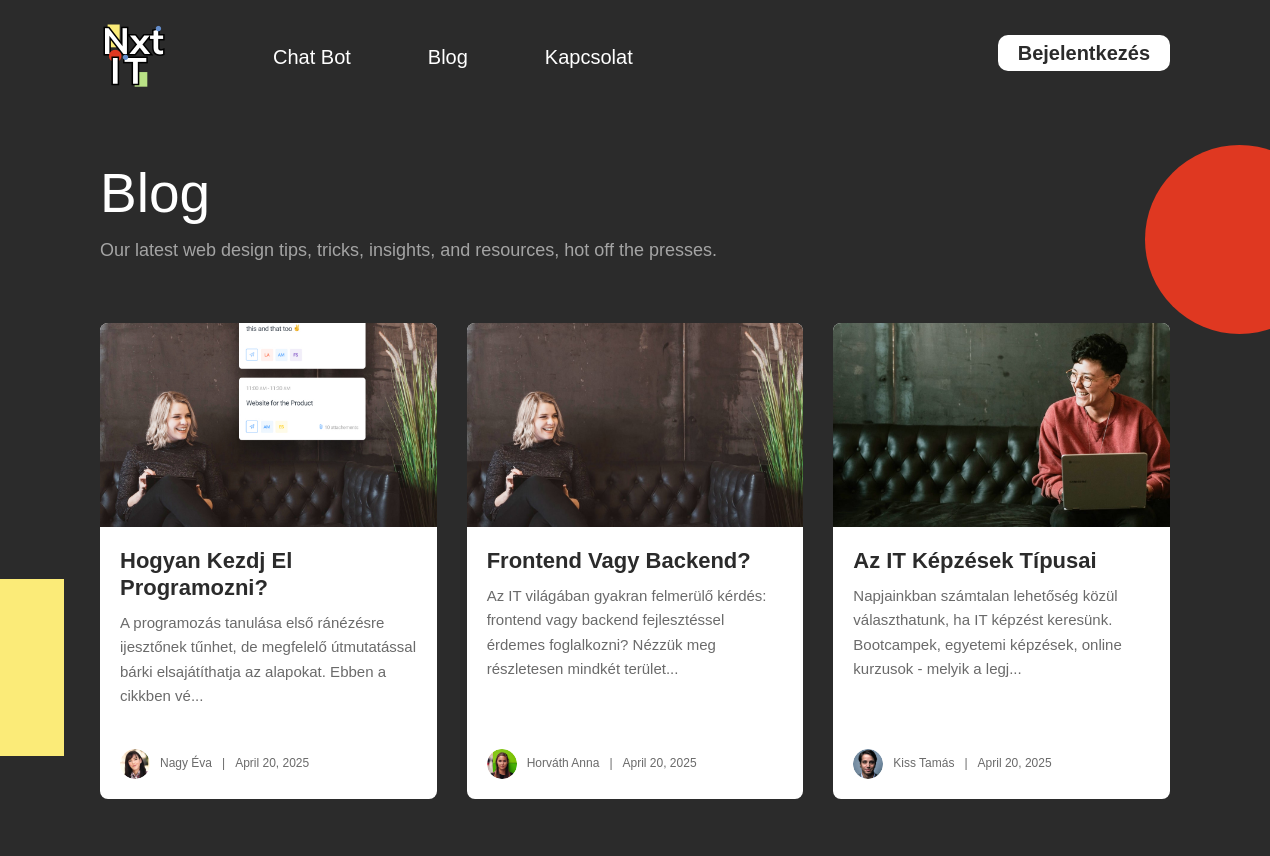
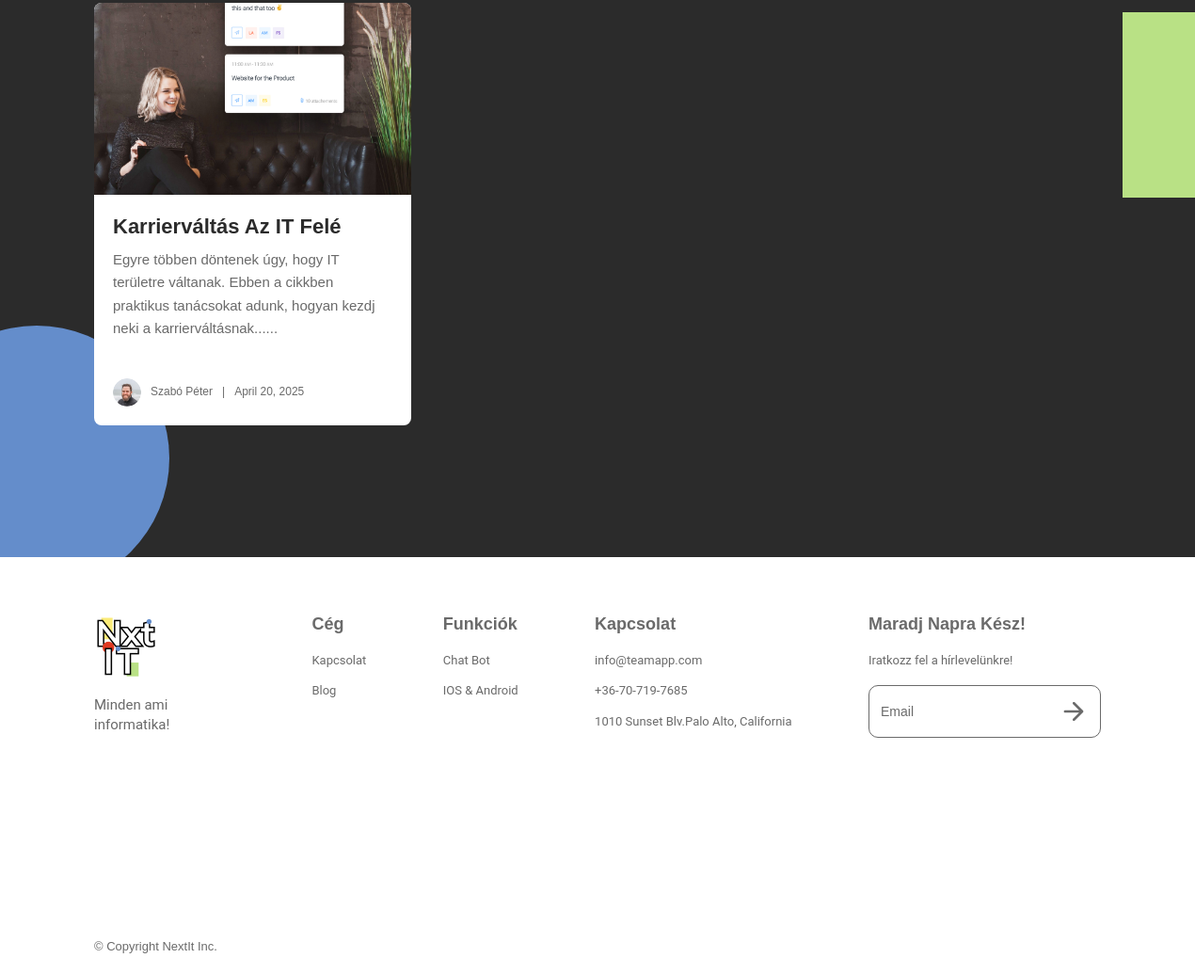
Screenshot of /blog.php with the database file from the repository (2 pictures, top to bottom).
### tables this page shows
CREATE TABLE IF NOT EXISTS blog_posts (
    id INT AUTO_INCREMENT PRIMARY KEY,
    title VARCHAR(255) NOT NULL,
    content TEXT NOT NULL,
    thumbnail_path VARCHAR(255),
    author_id INT NOT NULL,
    created_at TIMESTAMP DEFAULT CURRENT_TIMESTAMP,
    updated_at TIMESTAMP DEFAULT CURRENT_TIMESTAMP ON UPDATE CURRENT_TIMESTAMP,
    FOREIGN KEY (author_id) REFERENCES authors(id)
);

CREATE TABLE IF NOT EXISTS authors (
    id INT AUTO_INCREMENT PRIMARY KEY,
    user_id INT,
    name VARCHAR(255) NOT NULL,
    avatar_path VARCHAR(255),
    bio TEXT,
    created_at TIMESTAMP DEFAULT CURRENT_TIMESTAMP,
    FOREIGN KEY (user_id) REFERENCES users(id)
);

### blog.php (the view, shortened to what this page needs)
<?php
try {
    $conn = connectDB();
    $stmt = $conn->prepare("
        SELECT
            blog_posts.*,
            authors.name as author_name,
            authors.avatar_path as author_avatar
        FROM blog_posts
        JOIN authors ON blog_posts.author_id = authors.id
        ORDER BY created_at DESC
    ");
    $stmt->execute();
    $blog_posts = $stmt->fetchAll(PDO::FETCH_ASSOC);
} catch(PDOException $e) {
    $blog_posts = [];
}
?>
<!DOCTYPE html>
<html data-wf-page="66d0863e2f7a299f0c7def50" data-wf-site="65fc333eda750eb38f8b67a0">
<head>
  <link href="css/normalize.css" rel="stylesheet" type="text/css">
  <link href="css/webflow.css" rel="stylesheet" type="text/css">
  <link href="css/first-cb9532.webflow.css" rel="stylesheet" type="text/css">
</head>
<body class="body-2">
  <div id="luxy" class="smooth-wrapper">
    <section class="section blog-section">
      <div data-animation="default" data-collapse="medium" data-duration="400" data-easing="ease" data-easing2="ease" role="banner" class="navbar w-nav">
        <div class="nav-container w-container">
          <a href="index.php" class="brand w-nav-brand"><img src="images/Logo.png" loading="lazy" width="66" alt="" class="image"></a>
          <nav role="navigation" class="nav-menu w-clearfix w-nav-menu">
            <a href="chat-bot.php" class="nav-link left first w-nav-link">Chat Bot</a>
            <a href="blog.php" aria-current="page" class="nav-link left w-nav-link w--current">Blog</a>
            <a href="kapcsolat.php" class="nav-link left w-nav-link">Kapcsolat</a>
          </nav>
          <?php if(isset($_SESSION['user_id'])): ?>
            <a href="process/logout.php" class="nav-link nav-button w-nav-link">Kijelentkezés</a>
          <?php else: ?>
            <a href="log-in.html" class="nav-link nav-button w-nav-link">Bejelentkezés</a>
          <?php endif; ?>
        </div>
      </div>
      <div class="nav-container">
        <h1 class="heading-9">Blog</h1>
        <p class="paragraph-5">Our latest web design tips, tricks, insights, and resources, hot off the presses.</p>
        <div class="block-grid">
          <div class="w-dyn-list">
            <?php if (!empty($blog_posts)): ?>
            <div role="list" class="collection-list w-dyn-items w-row">
              <?php foreach($blog_posts as $post): ?>
              <div role="listitem" class="collection-item w-dyn-item w-col w-col-4">
                <a href="detail_blog.php?id=<?php echo htmlspecialchars($post['id']); ?>" class="blog-card w-inline-block">
                  <div class="thumbnail" style="background-image: url('<?php echo htmlspecialchars($post['thumbnail_path']); ?>')"></div>
                  <div class="card-content">
                    <div>
                      <h2 class="heading-4"><?php echo htmlspecialchars($post['title']); ?></h2>
                      <p class="caption"><?php echo htmlspecialchars(substr(strip_tags($post['content']), 0, 150)) . '...'; ?></p>
                    </div>
                    <div class="author-and-date blog-hp">
                      <div class="avatar-img blog-page" style="background-image: url('<?php echo htmlspecialchars($post['author_avatar']); ?>')"></div>
                      <div class="author-name blog-hp"><?php echo htmlspecialchars($post['author_name']); ?></div>
                      <div class="divider blog-hp">|</div>
                      <div class="author-name blog-hp"><?php echo date('F j, Y', strtotime($post['created_at'])); ?></div>
                    </div>
                  </div>
                </a>
              </div>
              <?php endforeach; ?>
            </div>
            <?php else: ?>
            <div class="w-dyn-empty">
              <div>No items found.</div>
            </div>
            <?php endif; ?>
          </div>
        </div>
      </div>
      <img src="images/Bg-purple-2.svg" loading="lazy" alt="" class="purplecblog">
      <img src="images/red-ccircle.svg" loading="lazy" alt="" class="redcblog">
      <img src="images/Bg-yellow.svg" loading="lazy" alt="" class="yellowsblog">
      <img src="images/green-square.svg" loading="lazy" alt="" height="Auto" class="greensblog">
    </section>
    <section class="section footer">
      <div class="nav-container">
        <div class="flexbox-2 footer">
          <div class="footer-column first">
            <a href="index.php" class="w-inline-block"><img width="66" loading="lazy" alt="" src="images/Logo.png"></a>
            <div class="text-block-4">Minden ami informatika!</div>
          </div>
          <div class="footer-column">
            <h3>Cég</h3>
            <a href="kapcsolat.php" class="link">Kapcsolat</a>
            <a href="blog.php" aria-current="page" class="link w--current">Blog</a>
          </div>
          <div class="footer-column">
            <h3>Funkciók</h3>
            <a href="chat-bot.php" class="link">Chat Bot</a>
            <a href="log-in.html" class="link">IOS &amp; Android<br></a>
          </div>
          <div class="footer-column">
            <h3>Kapcsolat</h3>
            <a href="mailto:info@teamapp.com" class="link">info@teamapp.com</a>
            <a href="tel:+36-70-719-7685" class="link">+36-70-719-7685</a>
            <a href="#" class="link">1010 Sunset Blv.Palo Alto, California</a>
          </div>
          <div class="footer-column last">
            <h3>Maradj Napra Kész!</h3>
            <div class="sub-text">Iratkozz fel a hírlevelünkre!</div>
            <div class="form-block w-form">
              <form action="process/subscribe.php" method="post" class="form-copy">
                <input class="text-field-copy w-input" maxlength="256" name="email" placeholder="Email" type="email" required="">
                <input type="submit" class="arrow-button w-button" value="b">
              </form>
            </div>
          </div>
        </div>
        <div class="text-block-3">© Copyright NextIt Inc.</div>
      </div>
    </section>
  </div>
</body>
</html>

### css/webflow.css (style rules this page uses)
* { -webkit-box-sizing: border-box; -moz-box-sizing: border-box; box-sizing: border-box; }
html { height: 100%; }
body { margin: 0; min-height: 100%; background-color: #fff; font-family: Arial, sans-serif; font-size: 14px; line-height: 20px; color: #333; }
img { max-width: 100%; vertical-align: middle; display: inline-block; }
.w-inline-block { max-width: 100%; display: inline-block; }
.w-clearfix:before, .w-clearfix:after { content: " "; display: table; grid-column-start: 1; grid-row-start: 1; grid-column-end: 2; grid-row-end: 2; }
.w-clearfix:after { clear: both; }
.w-button { display: inline-block; padding: 9px 15px; background-color: #3898EC; color: white; border: 0; line-height: inherit; text-decoration: none; cursor: pointer; border-radius: 0; }
input.w-button { -webkit-appearance: button; }
h1, h2, h3, h4, h5, h6 { font-weight: bold; margin-bottom: 10px; }
h1 { font-size: 38px; line-height: 44px; margin-top: 20px; }
h2 { font-size: 32px; line-height: 36px; margin-top: 20px; }
h3 { font-size: 24px; line-height: 30px; margin-top: 20px; }
p { margin-top: 0; margin-bottom: 10px; }
.w-form { margin: 0 0 15px; }
.w-input, .w-select { display: block; width: 100%; height: 38px; padding: 8px 12px; margin-bottom: 10px; font-size: 14px; line-height: 1.42857143; color: #333333; vertical-align: middle; background-color: #ffffff; border: 1px solid #cccccc; }
.w-input::placeholder, .w-select::placeholder { color: #999; }
.w-container { margin-left: auto; margin-right: auto; max-width: 940px; }
.w-container:before, .w-container:after { content: " "; display: table; grid-column-start: 1; grid-row-start: 1; grid-column-end: 2; grid-row-end: 2; }
.w-container:after { clear: both; }
.w-row:before, .w-row:after { content: " "; display: table; grid-column-start: 1; grid-row-start: 1; grid-column-end: 2; grid-row-end: 2; }
.w-row:after { clear: both; }
.w-col { position: relative; float: left; width: 100%; min-height: 1px; padding-left: 10px; padding-right: 10px; }
.w-col-4 { width: 33.33333333%; }
.w-nav { position: relative; background: #dddddd; z-index: 1000; }
.w-nav:before, .w-nav:after { content: " "; display: table; grid-column-start: 1; grid-row-start: 1; grid-column-end: 2; grid-row-end: 2; }
.w-nav:after { clear: both; }
.w-nav-brand { position: relative; float: left; text-decoration: none; color: #333333; }
.w-nav-link { position: relative; display: inline-block; vertical-align: top; text-decoration: none; color: #222222; padding: 20px; text-align: left; margin-left: auto; margin-right: auto; }
.w-nav-link.w--current { color: #0082f3; }
.w-nav-menu { position: relative; float: right; }

### rows the page displays
blog_posts: thumbnail_path (picture), title "Hogyan Kezdj El Programozni?", content "A programozás tanulása első ránézésre ijesztőnek tűnhet, de megfelelő útmutatással bárki elsajátíthatja az alapokat. Ebben a cikkben vé", author.avatar_path (placeholder picture), author.name "Nagy Éva", created_at "April 20, 2025"
blog_posts: thumbnail_path (picture), title "Frontend Vagy Backend?", content "Az IT világában gyakran felmerülő kérdés: frontend vagy backend fejlesztéssel érdemes foglalkozni? Nézzük meg részletesen mindkét terület", author.avatar_path (picture), author.name "Horváth Anna", created_at "April 20, 2025"
blog_posts: thumbnail_path (picture), title "Az IT Képzések Típusai", content "Napjainkban számtalan lehetőség közül választhatunk, ha IT képzést keresünk. Bootcampek, egyetemi képzések, online kurzusok - melyik a legj", author.avatar_path (picture), author.name "Kiss Tamás", created_at "April 20, 2025"
blog_posts: thumbnail_path (picture), title "Karrierváltás Az IT Felé", content "Egyre többen döntenek úgy, hogy IT területre váltanak. Ebben a cikkben praktikus tanácsokat adunk, hogyan kezdj neki a karrierváltásnak...", author.avatar_path (picture), author.name "Szabó Péter", created_at "April 20, 2025"
